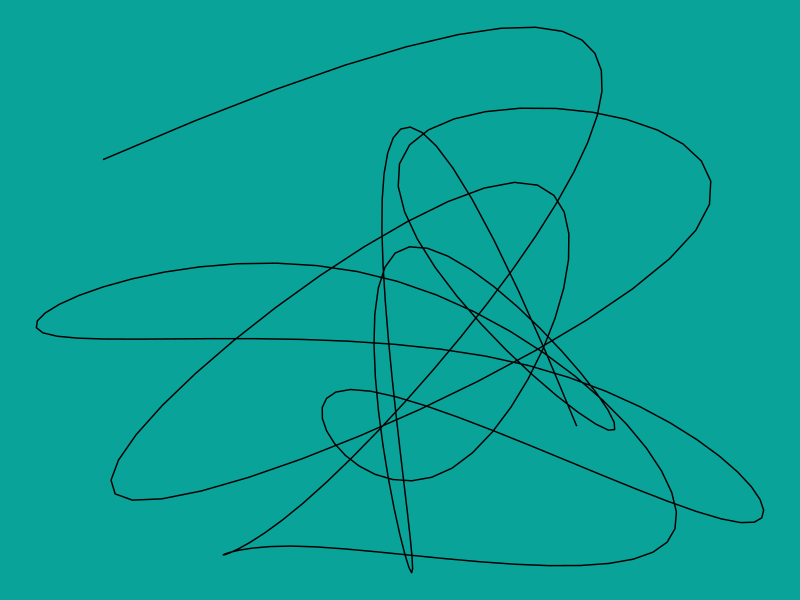
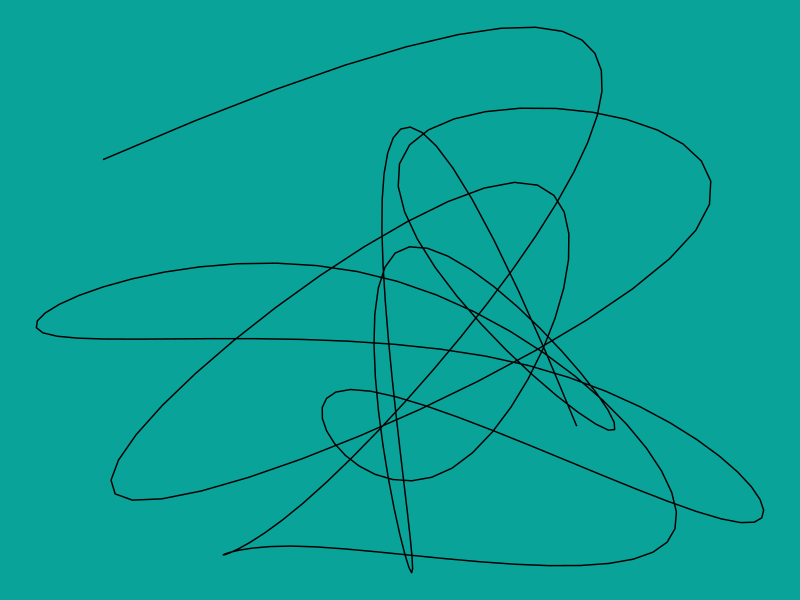

These charts were generated, in order, by the following R code:
library(ggplot2)

# Params
s <- 2025
n <- 20
res <- 250
line_col <- "black"
bg_col <- "#09A39A"

# Data
set.seed(s)
plot_data <- data.frame(
  x = runif(n),
  y = runif(n)
)
t <- seq_len(nrow(plot_data))
smooth_x <- spline(t, plot_data$x, n = res)$y
smooth_y <- spline(t, plot_data$y, n = res)$y
smooth_path <- data.frame(x = smooth_x, y = smooth_y)

# Plot
ggplot(data = smooth_path, 
       mapping = aes(x = x, y = y)) +
  geom_path() +
  theme_void() +
  theme(
    plot.background = element_rect(
      fill = bg_col, colour = bg_col
    )
  )

# Save
ggsave("2025/art/25_one_line.png", height = 4, width = 4)

